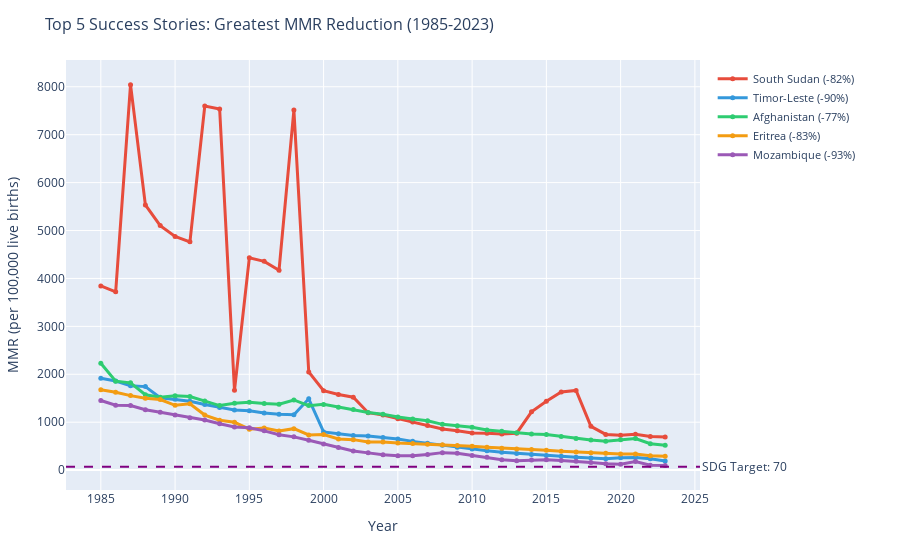

Notebook code cell kept with this figure:
### Markdown cell above
### Visualization 4: Success Stories - Countries with Greatest MMR Reduction
Highlighting countries that achieved the most significant improvements, providing evidence that dramatic reductions are achievable and offering policy insights.

### Code cell
# Success Stories - Countries with Greatest MMR Reduction
min_year, max_year = df['Year'].min(), df['Year'].max()

# Calculate improvement for each country
country_progress = df.groupby('Country Name').apply(
    lambda x: pd.Series({
        'MMR_Start': x[x['Year'] == min_year]['Maternal_Mortality_Ratio'].values[0] if len(x[x['Year'] == min_year]) > 0 else np.nan,
        'MMR_End': x[x['Year'] == max_year]['Maternal_Mortality_Ratio'].values[0] if len(x[x['Year'] == max_year]) > 0 else np.nan,
        'Region': x['Region'].iloc[0],
        'IncomeGroup': x['IncomeGroup'].iloc[0]
    })
).dropna()

country_progress['Absolute_Reduction'] = country_progress['MMR_Start'] - country_progress['MMR_End']
country_progress['Percent_Reduction'] = (country_progress['Absolute_Reduction'] / country_progress['MMR_Start']) * 100

# Get top 5 success stories (from countries with meaningful baseline MMR > 200)
top_5 = country_progress[country_progress['MMR_Start'] > 200].nlargest(5, 'Absolute_Reduction')

# Create visualization with better spacing
fig_success = go.Figure()

# Use distinct colors for each country
colors = ['#e74c3c', '#3498db', '#2ecc71', '#f39c12', '#9b59b6']

for i, (country, row) in enumerate(top_5.iterrows()):
    country_data = df[df['Country Name'] == country].sort_values('Year')
    fig_success.add_trace(go.Scatter(
        x=country_data['Year'],
        y=country_data['Maternal_Mortality_Ratio'],
        mode='lines+markers',
        name=f"{country} (-{row['Percent_Reduction']:.0f}%)",
        line=dict(width=3, color=colors[i]),
        marker=dict(size=5, color=colors[i])
    ))

fig_success.add_hline(y=70, line_dash="dash", line_color="purple",
                      annotation_text="SDG Target: 70", annotation_position="right")

fig_success.update_layout(
    title=dict(
        text=f'Top 5 Success Stories: Greatest MMR Reduction ({min_year}-{max_year})',
        font=dict(size=16)
    ),
    xaxis_title='Year',
    yaxis_title='MMR (per 100,000 live births)',
    height=550,
    width=900,
    hovermode='closest',
    legend=dict(
        orientation="v",
        yanchor="top",
        y=0.99,
        xanchor="left",
        x=1.02,
        font=dict(size=11),
        bgcolor="rgba(255,255,255,0.8)"
    ),
    margin=dict(l=60, r=200, t=60, b=60)
)
fig_success.show()

# Summary table
print(f"\n🏆 Top 5 Success Stories (Countries with baseline MMR > 200):")
print("-" * 85)
print(f"{'Rank':<5} {'Country':<25} {'Start':<8} {'End':<8} {'Reduction':<12} {'Region'}")
print("-" * 85)
for idx, (country, row) in enumerate(top_5.iterrows(), 1):
    print(f"{idx:<5} {country:<25} {row['MMR_Start']:<8.0f} {row['MMR_End']:<8.0f} -{row['Percent_Reduction']:<11.1f}% {row['Region']}")

### Figure 1 — Plotly figure (JSON) as saved in the notebook; plotly's stock layout.template omitted (floating-point values rounded to 4 significant figures)
{"data": [{"line": {"color": "#e74c3c", "width": 3}, "marker": {"color": "#e74c3c", "size": 5}, "mode": "lines+markers", "name": "South Sudan (-82%)", "type": "scatter", "x": [1985, 1986, 1987, 1988, 1989, 1990, 1991, 1992, 1993, 1994, 1995, 1996, 1997, 1998, 1999, 2000, 2001, 2002, 2003, 2004, 2005, 2006, 2007, 2008, 2009, 2010, 2011, 2012, 2013, 2014, 2015, 2016, 2017, 2018, 2019, 2020, 2021, 2022, 2023], "y": [3845, 3720, 8045, 5535, 5103, 4877, 4764, 7597, 7537, 1666, 4430, 4357, 4172, 7514, 2048, 1658, 1580, 1521, 1199, 1150, 1074, 1005, 933, 858, 823, 776, 770, 755, 771, 1216, 1436, 1629, 1662, 913, 745, 729, 749, 704, 692]}, {"line": {"color": "#3498db", "width": 3}, "marker": {"color": "#3498db", "size": 5}, "mode": "lines+markers", "name": "Timor-Leste (-90%)", "type": "scatter", "x": [1985, 1986, 1987, 1988, 1989, 1990, 1991, 1992, 1993, 1994, 1995, 1996, 1997, 1998, 1999, 2000, 2001, 2002, 2003, 2004, 2005, 2006, 2007, 2008, 2009, 2010, 2011, 2012, 2013, 2014, 2015, 2016, 2017, 2018, 2019, 2020, 2021, 2022, 2023], "y": [1916, 1860, 1763, 1743, 1511, 1477, 1439, 1368, 1308, 1254, 1239, 1193, 1166, 1157, 1488, 796, 761, 724, 714, 683, 648, 600, 559, 518, 477, 439, 404, 374, 349, 327, 305, 287, 269, 251, 237, 257, 263, 235, 192]}, {"line": {"color": "#2ecc71", "width": 3}, "marker": {"color": "#2ecc71", "size": 5}, "mode": "lines+markers", "name": "Afghanistan (-77%)", "type": "scatter", "x": [1985, 1986, 1987, 1988, 1989, 1990, 1991, 1992, 1993, 1994, 1995, 1996, 1997, 1998, 1999, 2000, 2001, 2002, 2003, 2004, 2005, 2006, 2007, 2008, 2009, 2010, 2011, 2012, 2013, 2014, 2015, 2016, 2017, 2018, 2019, 2020, 2021, 2022, 2023], "y": [2232, 1857, 1821, 1572, 1520, 1550, 1534, 1443, 1347, 1396, 1414, 1389, 1376, 1464, 1346, 1372, 1311, 1263, 1201, 1166, 1108, 1069, 1032, 955, 925, 893, 838, 810, 778, 755, 741, 702, 659, 629, 601, 634, 660, 551, 521]}, {"line": {"color": "#f39c12", "width": 3}, "marker": {"color": "#f39c12", "size": 5}, "mode": "lines+markers", "name": "Eritrea (-83%)", "type": "scatter", "x": [1985, 1986, 1987, 1988, 1989, 1990, 1991, 1992, 1993, 1994, 1995, 1996, 1997, 1998, 1999, 2000, 2001, 2002, 2003, 2004, 2005, 2006, 2007, 2008, 2009, 2010, 2011, 2012, 2013, 2014, 2015, 2016, 2017, 2018, 2019, 2020, 2021, 2022, 2023], "y": [1678, 1625, 1555, 1499, 1473, 1352, 1384, 1149, 1040, 998, 854, 878, 817, 865, 734, 741, 651, 636, 588, 588, 567, 555, 541, 530, 515, 498, 478, 458, 443, 430, 413, 395, 379, 363, 351, 334, 338, 301, 291]}, {"line": {"color": "#9b59b6", "width": 3}, "marker": {"color": "#9b59b6", "size": 5}, "mode": "lines+markers", "name": "Mozambique (-93%)", "type": "scatter", "x": [1985, 1986, 1987, 1988, 1989, 1990, 1991, 1992, 1993, 1994, 1995, 1996, 1997, 1998, 1999, 2000, 2001, 2002, 2003, 2004, 2005, 2006, 2007, 2008, 2009, 2010, 2011, 2012, 2013, 2014, 2015, 2016, 2017, 2018, 2019, 2020, 2021, 2022, 2023], "y": [1452, 1355, 1348, 1259, 1209, 1150, 1094, 1046, 968, 902, 883, 819, 738, 694, 624, 547, 473, 398, 360, 321, 301, 298, 327, 365, 352, 305, 268, 218, 196, 210, 216, 202, 187, 159, 134, 123, 180, 104, 99]}], "layout": {"annotations": [{"showarrow": false, "text": "SDG Target: 70", "x": 1, "xanchor": "left", "xref": "x domain", "y": 70, "yanchor": "middle", "yref": "y"}], "height": 550, "hovermode": "closest", "legend": {"bgcolor": "rgba(255,255,255,0.8)", "font": {"size": 11}, "orientation": "v", "x": 1.02, "xanchor": "left", "y": 0.99, "yanchor": "top"}, "margin": {"b": 60, "l": 60, "r": 200, "t": 60}, "shapes": [{"line": {"color": "purple", "dash": "dash"}, "type": "line", "x0": 0, "x1": 1, "xref": "x domain", "y0": 70, "y1": 70, "yref": "y"}], "title": {"font": {"size": 16}, "text": "Top 5 Success Stories: Greatest MMR Reduction (1985-2023)"}, "width": 900, "xaxis": {"title": {"text": "Year"}}, "yaxis": {"title": {"text": "MMR (per 100,000 live births)"}}}}
